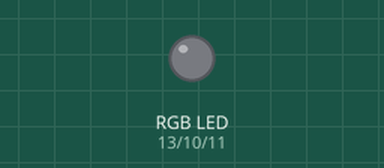
Simulated run of this sketch. Board: Arduino Mega 2560, built with avr-gcc and run on an emulated ATmega2560. On the bench: an RGB LED mixed from three pins (HIGH = lit). What the sketch prints to the serial monitor is not drawn.

Above: at 0.24 s.
Timing chart, 0 to 2.0 s (numbered marks = the images above):
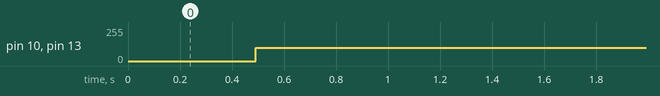

The sketch:

battery.ino
```cpp
float measuredvbat;
#define VBATPIN A9
void setup() {
    // put your setup code here, to run once:
  pinMode(13, OUTPUT);//Red
  pinMode(10, OUTPUT);//Green
  pinMode(11, OUTPUT);//Blue
  Serial.begin (9600);
  measuredvbat = analogRead(VBATPIN);
  measuredvbat *= 2;    // we divided by 2, so multiply back
  measuredvbat *= 3.3;  // Multiply by 3.3V, our reference voltage
  measuredvbat /= 1024; // convert to voltage
  Serial.print("VBat: " ); Serial.println(measuredvbat);
}

void loop() {
  // put your main code here, to run repeatedly:
  int Counter=0;
  while (true){
    Counter++;
    if (Counter % 50 == 0){
      if (measuredvbat > 3.7){
        Serial.println("Max");
        analogWrite(13, 0);
        analogWrite(10, 100);
        analogWrite(11, 0);
      }
      else if (measuredvbat <= 3.7 && measuredvbat >= 3.3){
        Serial.println("Medium");
        analogWrite(13, 100);
        analogWrite(10, 100);
        analogWrite(11, 0);
      }
      else if (measuredvbat <3.3){
        Serial.println("Empty");
        analogWrite(13, 100);
        analogWrite(10, 0);
        analogWrite(11, 0);
      }
    }
    delay(10);
  }
}
```

Measured:
- by itself, pin 10 (Green), pin 13 (Red): 0/255 → 100/255 at 0.49 s
